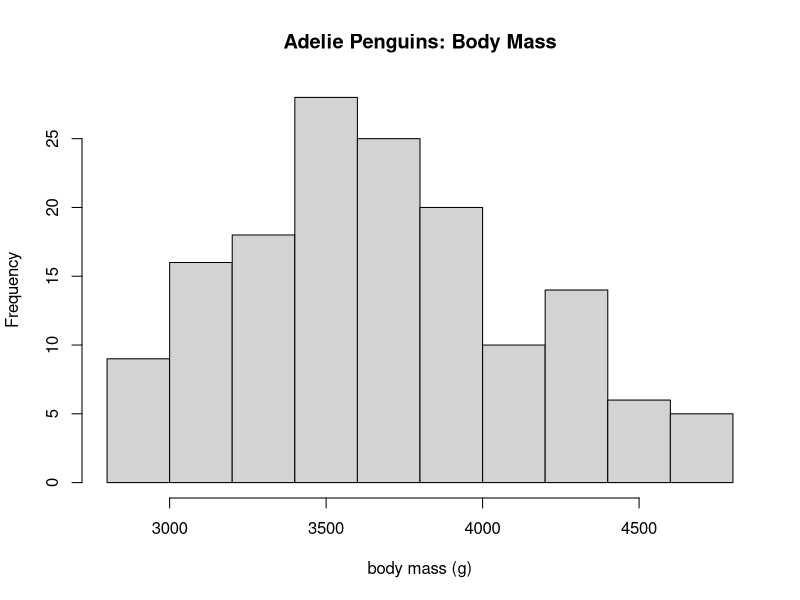
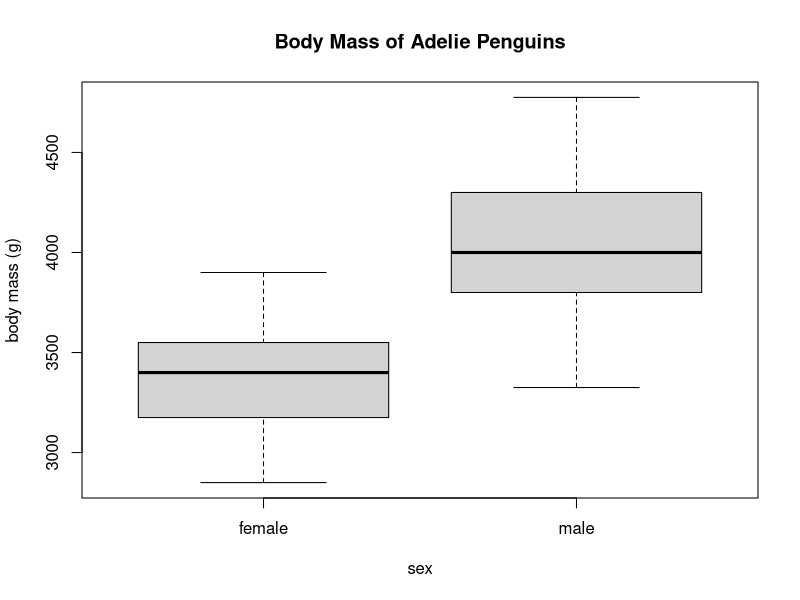

Generate these figures, in order, with R:
## ---- chunk 1
require(palmerpenguins)

## ---- chunk 2
dat_ade = droplevels(subset(penguins, species == "Adelie"))

## ---- chunk 3
hist(dat_ade$body_mass_g, main = "Adelie Penguins: Body Mass", xlab = "body mass (g)")

## ---- chunk 4
boxplot(body_mass_g~sex, data = dat_ade, main="Body Mass of Adelie Penguins", ylab="body mass (g)")
## ---- chunk 5
pen_fem = droplevels(subset(dat_ade, sex != "male"))

t.test(pen_fem$body_mass_g, y = NULL,
       alternative = c("greater"),
       mu = 0,
       conf.level = 0.95)

## ---- chunk 6
pen_male = droplevels(subset(dat_ade, sex != "female"))

t.test(pen_male$body_mass_g, y = NULL,
       alternative = "greater",
       mu = 4000, 
       conf.level = 0.95)

## ---- chunk 7
t.test(body_mass_g~sex, data=dat_ade,
       alternative = "two.sided")
